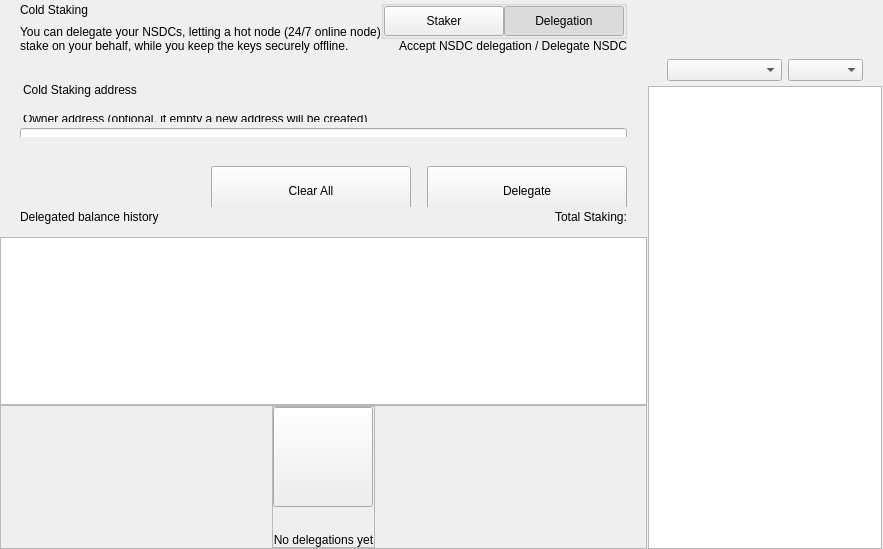
<?xml version="1.0" encoding="UTF-8"?>
<ui version="4.0">
 <class>ColdStakingWidget</class>
 <widget class="QWidget" name="ColdStakingWidget">
  <property name="geometry">
   <rect>
    <x>0</x>
    <y>0</y>
    <width>629</width>
    <height>549</height>
   </rect>
  </property>
  <property name="windowTitle">
   <string>Form</string>
  </property>
  <layout class="QHBoxLayout" name="horizontalLayout_1" stretch="2,1">
   <property name="spacing">
    <number>0</number>
   </property>
   <property name="leftMargin">
    <number>0</number>
   </property>
   <property name="topMargin">
    <number>0</number>
   </property>
   <property name="rightMargin">
    <number>0</number>
   </property>
   <property name="bottomMargin">
    <number>0</number>
   </property>
   <item>
    <widget class="QWidget" name="left" native="true">
     <layout class="QVBoxLayout" name="verticalLayout_3">
      <property name="leftMargin">
       <number>0</number>
      </property>
      <property name="topMargin">
       <number>0</number>
      </property>
      <property name="rightMargin">
       <number>0</number>
      </property>
      <property name="bottomMargin">
       <number>0</number>
      </property>
      <item>
       <layout class="QVBoxLayout" name="verticalLayout_2">
        <property name="spacing">
         <number>0</number>
        </property>
        <item>
         <layout class="QVBoxLayout" name="verticalLayoutTop">
          <property name="spacing">
           <number>0</number>
          </property>
          <property name="leftMargin">
           <number>0</number>
          </property>
          <property name="rightMargin">
           <number>0</number>
          </property>
          <item>
           <widget class="QWidget" name="containerTitle" native="true">
            <property name="sizePolicy">
             <sizepolicy hsizetype="Preferred" vsizetype="Minimum">
              <horstretch>0</horstretch>
              <verstretch>0</verstretch>
             </sizepolicy>
            </property>
            <property name="maximumSize">
             <size>
              <width>16777215</width>
              <height>100</height>
             </size>
            </property>
            <layout class="QHBoxLayout" name="containerTitleLayout">
             <property name="spacing">
              <number>0</number>
             </property>
             <property name="leftMargin">
              <number>20</number>
             </property>
             <property name="topMargin">
              <number>0</number>
             </property>
             <property name="rightMargin">
              <number>20</number>
             </property>
             <property name="bottomMargin">
              <number>0</number>
             </property>
             <item>
              <layout class="QVBoxLayout" name="verticalLayout11">
               <property name="spacing">
                <number>5</number>
               </property>
               <item>
                <widget class="QLabel" name="labelTitle">
                 <property name="text">
                  <string>Cold Staking</string>
                 </property>
                </widget>
               </item>
               <item>
                <widget class="QLabel" name="labelSubtitle1">
                 <property name="maximumSize">
                  <size>
                   <width>16777215</width>
                   <height>16777215</height>
                  </size>
                 </property>
                 <property name="text">
                  <string>You can delegate your NSDCs, letting a hot node (24/7 online node)
stake on your behalf, while you keep the keys securely offline.</string>
                 </property>
                </widget>
               </item>
              </layout>
             </item>
             <item>
              <spacer name="horizontalSpacer">
               <property name="orientation">
                <enum>Qt::Horizontal</enum>
               </property>
               <property name="sizeHint" stdset="0">
                <size>
                 <width>40</width>
                 <height>20</height>
                </size>
               </property>
              </spacer>
             </item>
             <item>
              <widget class="QWidget" name="containerViewPrivacyChecks" native="true">
               <layout class="QVBoxLayout" name="containerPrivacyChecks">
                <property name="spacing">
                 <number>0</number>
                </property>
                <property name="leftMargin">
                 <number>0</number>
                </property>
                <property name="topMargin">
                 <number>0</number>
                </property>
                <property name="rightMargin">
                 <number>0</number>
                </property>
                <property name="bottomMargin">
                 <number>0</number>
                </property>
                <item alignment="Qt::AlignHCenter|Qt::AlignVCenter">
                 <widget class="QGroupBox" name="groupBox">
                  <property name="title">
                   <string/>
                  </property>
                  <layout class="QHBoxLayout" name="horizontalLayout_2_1">
                   <property name="spacing">
                    <number>0</number>
                   </property>
                   <property name="leftMargin">
                    <number>0</number>
                   </property>
                   <property name="topMargin">
                    <number>0</number>
                   </property>
                   <property name="rightMargin">
                    <number>0</number>
                   </property>
                   <property name="bottomMargin">
                    <number>0</number>
                   </property>
                   <item>
                    <widget class="QPushButton" name="pushLeft">
                     <property name="minimumSize">
                      <size>
                       <width>120</width>
                       <height>30</height>
                      </size>
                     </property>
                     <property name="maximumSize">
                      <size>
                       <width>120</width>
                       <height>30</height>
                      </size>
                     </property>
                     <property name="focusPolicy">
                      <enum>Qt::NoFocus</enum>
                     </property>
                     <property name="text">
                      <string>Staker</string>
                     </property>
                     <property name="checkable">
                      <bool>true</bool>
                     </property>
                     <property name="autoExclusive">
                      <bool>true</bool>
                     </property>
                    </widget>
                   </item>
                   <item>
                    <widget class="QPushButton" name="pushRight">
                     <property name="minimumSize">
                      <size>
                       <width>120</width>
                       <height>30</height>
                      </size>
                     </property>
                     <property name="maximumSize">
                      <size>
                       <width>120</width>
                       <height>30</height>
                      </size>
                     </property>
                     <property name="focusPolicy">
                      <enum>Qt::NoFocus</enum>
                     </property>
                     <property name="text">
                      <string>Delegation</string>
                     </property>
                     <property name="checkable">
                      <bool>true</bool>
                     </property>
                     <property name="checked">
                      <bool>true</bool>
                     </property>
                     <property name="autoExclusive">
                      <bool>true</bool>
                     </property>
                    </widget>
                   </item>
                  </layout>
                 </widget>
                </item>
                <item alignment="Qt::AlignTop">
                 <widget class="QLabel" name="labelSubtitle2">
                  <property name="text">
                   <string>Accept NSDC delegation / Delegate NSDC</string>
                  </property>
                  <property name="alignment">
                   <set>Qt::AlignRight|Qt::AlignTrailing|Qt::AlignVCenter</set>
                  </property>
                 </widget>
                </item>
               </layout>
              </widget>
             </item>
            </layout>
           </widget>
          </item>
          <item>
           <spacer name="verticalSpacer_2">
            <property name="orientation">
             <enum>Qt::Vertical</enum>
            </property>
            <property name="sizeType">
             <enum>QSizePolicy::Fixed</enum>
            </property>
            <property name="sizeHint" stdset="0">
             <size>
              <width>20</width>
              <height>30</height>
             </size>
            </property>
           </spacer>
          </item>
          <item>
           <widget class="QWidget" name="containerSend" native="true">
            <property name="minimumSize">
             <size>
              <width>0</width>
              <height>50</height>
             </size>
            </property>
            <layout class="QVBoxLayout" name="containerSendRow">
             <property name="spacing">
              <number>6</number>
             </property>
             <property name="leftMargin">
              <number>0</number>
             </property>
             <property name="topMargin">
              <number>0</number>
             </property>
             <property name="rightMargin">
              <number>0</number>
             </property>
             <property name="bottomMargin">
              <number>0</number>
             </property>
             <item>
              <widget class="QLabel" name="labelEditTitle">
               <property name="maximumSize">
                <size>
                 <width>16777215</width>
                 <height>30</height>
                </size>
               </property>
               <property name="styleSheet">
                <string notr="true">padding-left:20px; padding-bottom:3px;</string>
               </property>
               <property name="text">
                <string>Cold Staking address</string>
               </property>
              </widget>
             </item>
             <item>
              <spacer name="verticalSpacer_6">
               <property name="orientation">
                <enum>Qt::Vertical</enum>
               </property>
               <property name="sizeType">
                <enum>QSizePolicy::Fixed</enum>
               </property>
               <property name="sizeHint" stdset="0">
                <size>
                 <width>20</width>
                 <height>9</height>
                </size>
               </property>
              </spacer>
             </item>
             <item>
              <widget class="QWidget" name="containerOwner" native="true">
               <layout class="QVBoxLayout" name="vContainerOwner">
                <property name="spacing">
                 <number>4</number>
                </property>
                <property name="leftMargin">
                 <number>20</number>
                </property>
                <property name="topMargin">
                 <number>0</number>
                </property>
                <property name="rightMargin">
                 <number>20</number>
                </property>
                <property name="bottomMargin">
                 <number>0</number>
                </property>
                <item>
                 <widget class="QLabel" name="labelSubtitleDescription">
                  <property name="maximumSize">
                   <size>
                    <width>16777215</width>
                    <height>20</height>
                   </size>
                  </property>
                  <property name="styleSheet">
                   <string notr="true">margin-bottom:2px;
                   margin-left:0.05px;
                   padding:0px;</string>
                  </property>
                  <property name="text">
                   <string>Owner address (optional, if empty a new address will be created)</string>
                  </property>
                 </widget>
                </item>
                <item>
                 <widget class="QLineEdit" name="lineEditOwnerAddress">
                  <property name="minimumSize">
                   <size>
                    <width>0</width>
                    <height>50</height>
                   </size>
                  </property>
                  <property name="maximumSize">
                   <size>
                    <width>16777215</width>
                    <height>50</height>
                   </size>
                  </property>
                  <property name="styleSheet">
                   <string notr="true"/>
                  </property>
                  <property name="placeholderText">
                   <string>Enter owner address</string>
                  </property>
                 </widget>
                </item>
               </layout>
              </widget>
             </item>
            </layout>
           </widget>
          </item>
         </layout>
        </item>
        <item>
         <spacer name="verticalSpacer_3">
          <property name="orientation">
           <enum>Qt::Vertical</enum>
          </property>
          <property name="sizeType">
           <enum>QSizePolicy::Minimum</enum>
          </property>
          <property name="sizeHint" stdset="0">
           <size>
            <width>20</width>
            <height>20</height>
           </size>
          </property>
         </spacer>
        </item>
        <item>
         <widget class="QWidget" name="containerBtn" native="true">
          <property name="minimumSize">
           <size>
            <width>0</width>
            <height>50</height>
           </size>
          </property>
          <layout class="QHBoxLayout" name="horizontalLayout">
           <property name="rightMargin">
            <number>20</number>
           </property>
           <item>
            <spacer name="horizontalSpacer_2">
             <property name="orientation">
              <enum>Qt::Horizontal</enum>
             </property>
             <property name="sizeHint" stdset="0">
              <size>
               <width>200</width>
               <height>20</height>
              </size>
             </property>
            </spacer>
           </item>
           <item>
            <layout class="QHBoxLayout" name="horizontalLayout_7">
             <item>
              <spacer name="horizontalSpacer_3">
               <property name="orientation">
                <enum>Qt::Horizontal</enum>
               </property>
               <property name="sizeType">
                <enum>QSizePolicy::Expanding</enum>
               </property>
               <property name="sizeHint" stdset="0">
                <size>
                 <width>40</width>
                 <height>20</height>
                </size>
               </property>
              </spacer>
             </item>
             <item>
              <widget class="QPushButton" name="pushButtonClear">
               <property name="minimumSize">
                <size>
                 <width>200</width>
                 <height>50</height>
                </size>
               </property>
               <property name="focusPolicy">
                <enum>Qt::NoFocus</enum>
               </property>
               <property name="text">
                <string>Clear All</string>
               </property>
              </widget>
             </item>
             <item>
              <spacer name="horizontalSpacer_4">
               <property name="orientation">
                <enum>Qt::Horizontal</enum>
               </property>
               <property name="sizeType">
                <enum>QSizePolicy::Fixed</enum>
               </property>
               <property name="sizeHint" stdset="0">
                <size>
                 <width>10</width>
                 <height>20</height>
                </size>
               </property>
              </spacer>
             </item>
             <item>
              <widget class="QPushButton" name="pushButtonSend">
               <property name="minimumSize">
                <size>
                 <width>200</width>
                 <height>50</height>
                </size>
               </property>
               <property name="maximumSize">
                <size>
                 <width>200</width>
                 <height>50</height>
                </size>
               </property>
               <property name="focusPolicy">
                <enum>Qt::NoFocus</enum>
               </property>
               <property name="text">
                <string>Delegate</string>
               </property>
              </widget>
             </item>
            </layout>
           </item>
          </layout>
         </widget>
        </item>
        <item>
         <widget class="QWidget" name="containerHistoryLabel" native="true">
          <layout class="QHBoxLayout" name="horizontalLayout_4">
           <property name="spacing">
            <number>0</number>
           </property>
           <property name="leftMargin">
            <number>20</number>
           </property>
           <property name="topMargin">
            <number>0</number>
           </property>
           <property name="rightMargin">
            <number>20</number>
           </property>
           <property name="bottomMargin">
            <number>0</number>
           </property>
           <item>
            <widget class="QWidget" name="verticalWidget" native="true">
             <property name="minimumSize">
              <size>
               <width>100</width>
               <height>0</height>
              </size>
             </property>
             <layout class="QVBoxLayout" name="verticalLayout_58">
              <property name="leftMargin">
               <number>0</number>
              </property>
              <property name="topMargin">
               <number>0</number>
              </property>
              <property name="rightMargin">
               <number>0</number>
              </property>
              <property name="bottomMargin">
               <number>0</number>
              </property>
              <item>
               <widget class="QLabel" name="labelListHistory">
                <property name="text">
                 <string>Delegated balance history</string>
                </property>
               </widget>
              </item>
             </layout>
            </widget>
           </item>
           <item>
            <spacer name="horizontalSpacer_5">
             <property name="orientation">
              <enum>Qt::Horizontal</enum>
             </property>
             <property name="sizeHint" stdset="0">
              <size>
               <width>40</width>
               <height>20</height>
              </size>
             </property>
            </spacer>
           </item>
           <item>
            <widget class="QLabel" name="labelStakingTotal">
             <property name="text">
              <string>Total Staking:</string>
             </property>
            </widget>
           </item>
          </layout>
         </widget>
        </item>
        <item>
         <layout class="QVBoxLayout" name="verticalLayout_64">
          <property name="spacing">
           <number>0</number>
          </property>
          <item>
           <spacer name="verticalSpacer_44">
            <property name="orientation">
             <enum>Qt::Vertical</enum>
            </property>
            <property name="sizeType">
             <enum>QSizePolicy::Fixed</enum>
            </property>
            <property name="sizeHint" stdset="0">
             <size>
              <width>20</width>
              <height>10</height>
             </size>
            </property>
           </spacer>
          </item>
          <item>
           <widget class="QListView" name="listView">
            <property name="enabled">
             <bool>true</bool>
            </property>
            <property name="mouseTracking">
             <bool>true</bool>
            </property>
           </widget>
          </item>
          <item>
           <widget class="QFrame" name="emptyContainer">
            <property name="minimumSize">
             <size>
              <width>0</width>
              <height>100</height>
             </size>
            </property>
            <property name="frameShape">
             <enum>QFrame::StyledPanel</enum>
            </property>
            <property name="frameShadow">
             <enum>QFrame::Raised</enum>
            </property>
            <layout class="QVBoxLayout" name="verticalLayout_71" stretch="1,8">
             <property name="spacing">
              <number>0</number>
             </property>
             <property name="leftMargin">
              <number>0</number>
             </property>
             <property name="topMargin">
              <number>0</number>
             </property>
             <property name="rightMargin">
              <number>0</number>
             </property>
             <property name="bottomMargin">
              <number>0</number>
             </property>
             <item>
              <spacer name="verticalSpacer">
               <property name="orientation">
                <enum>Qt::Vertical</enum>
               </property>
               <property name="sizeHint" stdset="0">
                <size>
                 <width>20</width>
                 <height>20</height>
                </size>
               </property>
              </spacer>
             </item>
             <item alignment="Qt::AlignHCenter|Qt::AlignVCenter">
              <widget class="QFrame" name="emptyScreen">
               <property name="sizePolicy">
                <sizepolicy hsizetype="Expanding" vsizetype="Expanding">
                 <horstretch>0</horstretch>
                 <verstretch>0</verstretch>
                </sizepolicy>
               </property>
               <property name="frameShape">
                <enum>QFrame::StyledPanel</enum>
               </property>
               <property name="frameShadow">
                <enum>QFrame::Raised</enum>
               </property>
               <layout class="QVBoxLayout" name="verticalLayout">
                <property name="spacing">
                 <number>30</number>
                </property>
                <property name="leftMargin">
                 <number>0</number>
                </property>
                <property name="topMargin">
                 <number>0</number>
                </property>
                <property name="rightMargin">
                 <number>0</number>
                </property>
                <property name="bottomMargin">
                 <number>0</number>
                </property>
                <item alignment="Qt::AlignHCenter|Qt::AlignVCenter">
                 <widget class="QPushButton" name="pushImgEmpty">
                  <property name="minimumSize">
                   <size>
                    <width>100</width>
                    <height>100</height>
                   </size>
                  </property>
                  <property name="maximumSize">
                   <size>
                    <width>100</width>
                    <height>100</height>
                   </size>
                  </property>
                  <property name="focusPolicy">
                   <enum>Qt::NoFocus</enum>
                  </property>
                  <property name="text">
                   <string/>
                  </property>
                  <property name="iconSize">
                   <size>
                    <width>100</width>
                    <height>100</height>
                   </size>
                  </property>
                 </widget>
                </item>
                <item alignment="Qt::AlignHCenter|Qt::AlignVCenter">
                 <widget class="QLabel" name="labelEmpty">
                  <property name="styleSheet">
                   <string notr="true"/>
                  </property>
                  <property name="text">
                   <string>No delegations yet</string>
                  </property>
                  <property name="alignment">
                   <set>Qt::AlignCenter</set>
                  </property>
                 </widget>
                </item>
               </layout>
              </widget>
             </item>
            </layout>
           </widget>
          </item>
         </layout>
        </item>
       </layout>
      </item>
     </layout>
    </widget>
   </item>
   <item>
    <widget class="QWidget" name="right" native="true">
     <layout class="QVBoxLayout" name="rightContainer">
      <property name="spacing">
       <number>0</number>
      </property>
      <property name="leftMargin">
       <number>1</number>
      </property>
      <property name="topMargin">
       <number>0</number>
      </property>
      <property name="rightMargin">
       <number>1</number>
      </property>
      <property name="bottomMargin">
       <number>0</number>
      </property>
      <item>
       <widget class="QWidget" name="containerRightButtons" native="true">
        <property name="minimumSize">
         <size>
          <width>0</width>
          <height>50</height>
         </size>
        </property>
        <layout class="QVBoxLayout" name="verticalLayout_4">
         <property name="leftMargin">
          <number>19</number>
         </property>
         <property name="topMargin">
          <number>0</number>
         </property>
         <property name="rightMargin">
          <number>19</number>
         </property>
         <property name="bottomMargin">
          <number>0</number>
         </property>
         <item>
          <widget class="OptionButton" name="btnCoinControl" native="true">
           <property name="minimumSize">
            <size>
             <width>0</width>
             <height>0</height>
            </size>
           </property>
          </widget>
         </item>
         <item>
          <widget class="OptionButton" name="btnColdStaking" native="true"/>
         </item>
         <item>
          <widget class="OptionButton" name="btnMyStakingAddresses" native="true">
           <property name="sizePolicy">
            <sizepolicy hsizetype="Preferred" vsizetype="Minimum">
             <horstretch>0</horstretch>
             <verstretch>0</verstretch>
            </sizepolicy>
           </property>
          </widget>
         </item>
        </layout>
       </widget>
      </item>
      <item>
       <widget class="QWidget" name="sortWidget" native="true">
        <layout class="QHBoxLayout" name="horizontalLayout_6">
         <property name="leftMargin">
          <number>19</number>
         </property>
         <property name="rightMargin">
          <number>19</number>
         </property>
         <property name="bottomMargin">
          <number>5</number>
         </property>
         <item>
          <spacer name="horizontalSpacer_6">
           <property name="orientation">
            <enum>Qt::Horizontal</enum>
           </property>
           <property name="sizeHint" stdset="0">
            <size>
             <width>40</width>
             <height>20</height>
            </size>
           </property>
          </spacer>
         </item>
         <item>
          <widget class="QComboBox" name="comboBoxSort">
           <property name="sizePolicy">
            <sizepolicy hsizetype="Preferred" vsizetype="Fixed">
             <horstretch>0</horstretch>
             <verstretch>0</verstretch>
            </sizepolicy>
           </property>
           <property name="minimumSize">
            <size>
             <width>115</width>
             <height>0</height>
            </size>
           </property>
          </widget>
         </item>
         <item>
          <widget class="QComboBox" name="comboBoxSortOrder">
           <property name="sizePolicy">
            <sizepolicy hsizetype="Preferred" vsizetype="Fixed">
             <horstretch>0</horstretch>
             <verstretch>0</verstretch>
            </sizepolicy>
           </property>
           <property name="minimumSize">
            <size>
             <width>75</width>
             <height>0</height>
            </size>
           </property>
          </widget>
         </item>
        </layout>
       </widget>
      </item>
      <item>
       <widget class="QListView" name="listViewStakingAddress">
        <property name="enabled">
         <bool>true</bool>
        </property>
        <property name="mouseTracking">
         <bool>true</bool>
        </property>
       </widget>
      </item>
     </layout>
    </widget>
   </item>
  </layout>
 </widget>
 <customwidgets>
  <customwidget>
   <class>OptionButton</class>
   <extends>QWidget</extends>
   <header>qt/nasdacash/optionbutton.h</header>
   <container>1</container>
  </customwidget>
 </customwidgets>
 <resources/>
 <connections/>
</ui>
